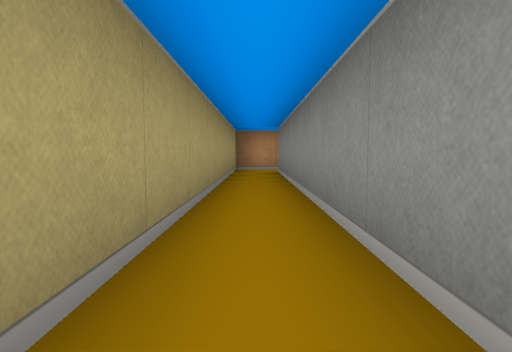
[1] (above)

18 first-person views from a walk through a cub3D maze. The camera is about half as high as the walls, tilts 4° down and sees 75° across. The floor is counted in squares. Each view is taken from the middle of a square. On the plan, view 1 faces up. The plan holds only what a view shows up to about 9 squares ahead; the rest is blank.

[2]
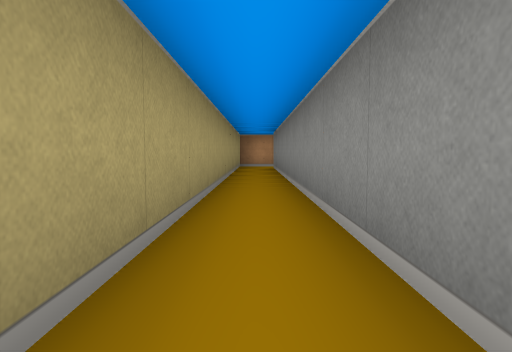

[3]
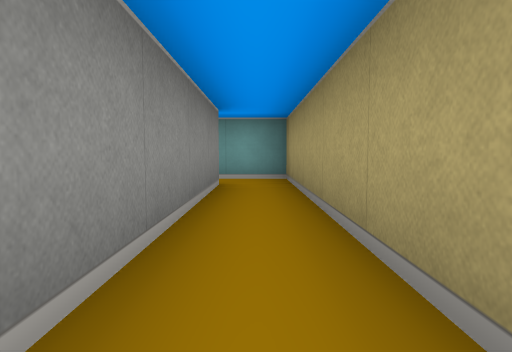

[4]
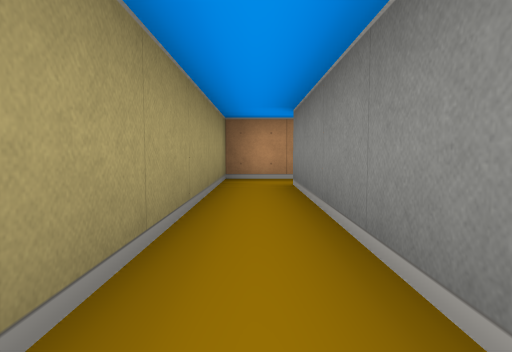

[5]
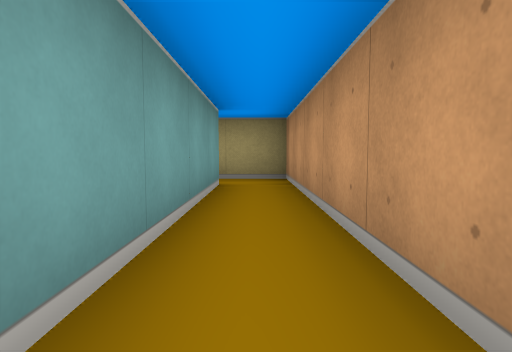

[6]
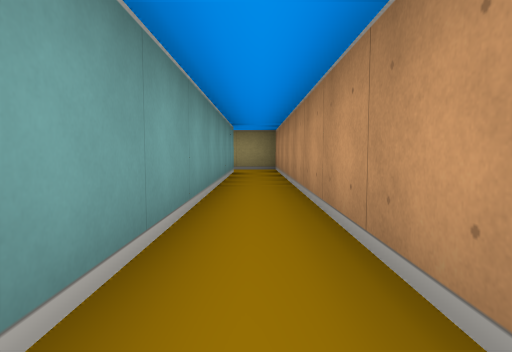

[7]
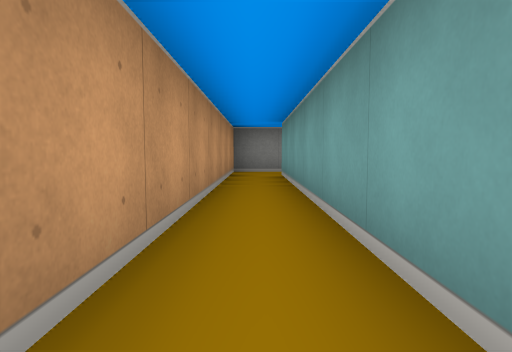

[8]
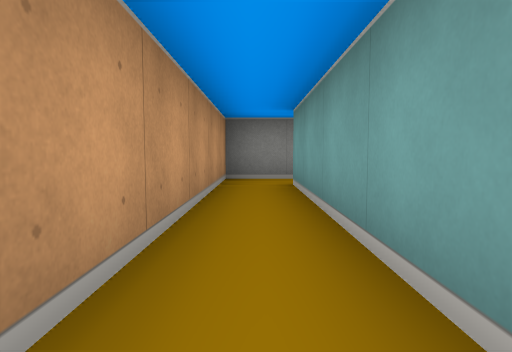

[9]
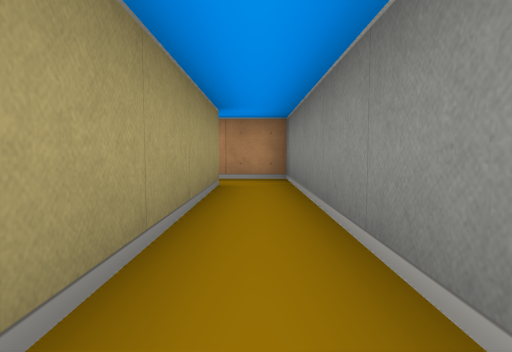

[10]
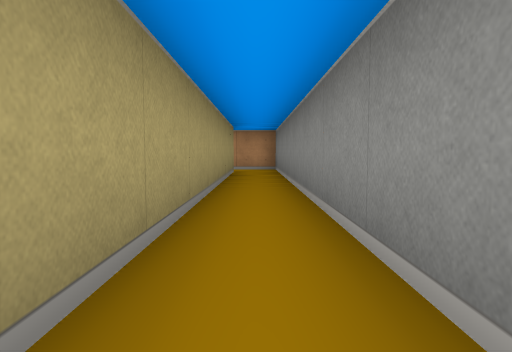

[11]
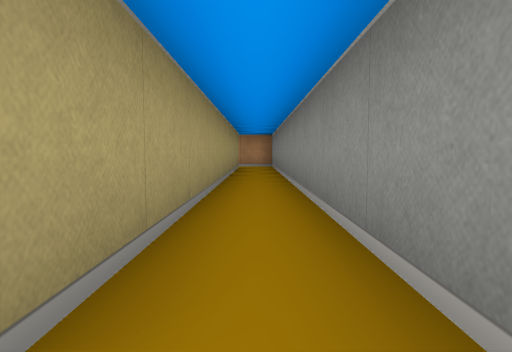

[12]
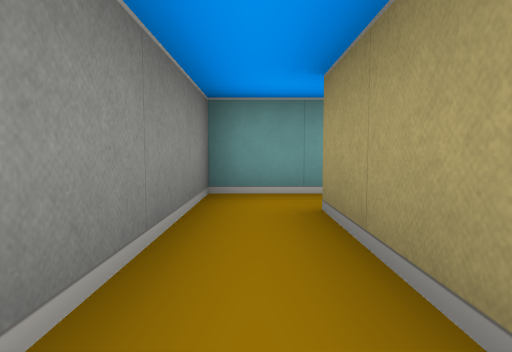

[13]
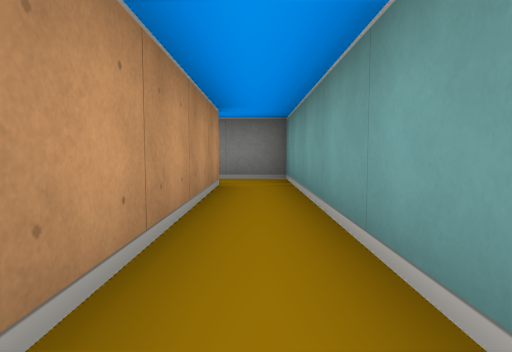

[14]
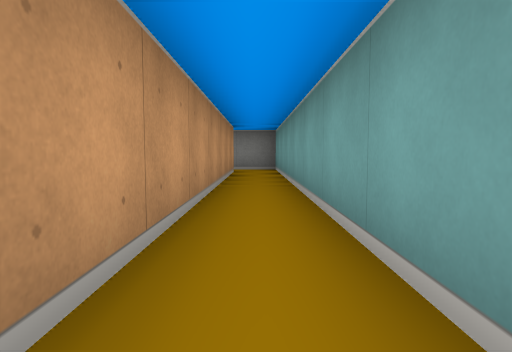

[15]
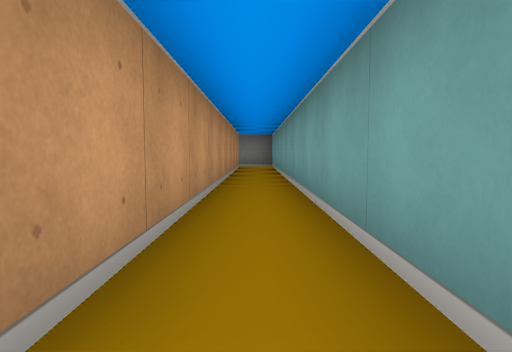

[16]
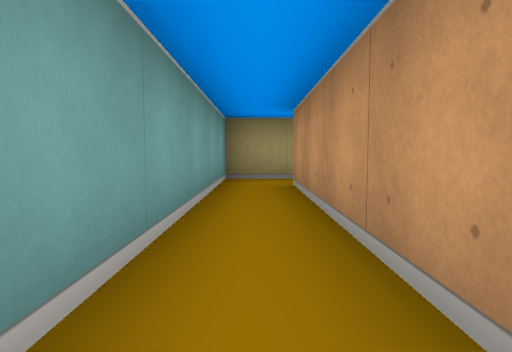

[17]
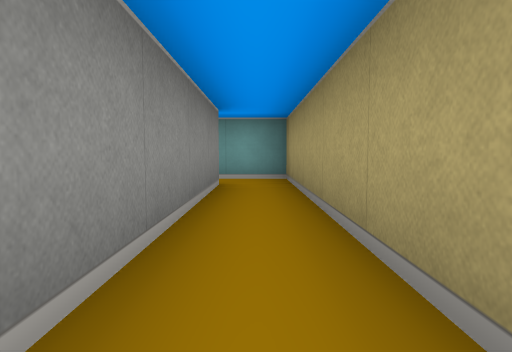

[18]
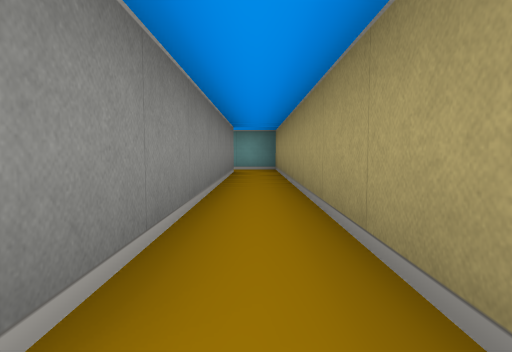

### Floor plan
Ten units are one square. View 1 is at (0, 0); x grows to the right and y downward. Boxes are objects, and circles mark ways between rooms. Rooms are numbered by the first view taken in them; rooms with no view inside come last. Other rooms are left out.
<svg viewBox="-10 -90 140 140">
<path fill="none" stroke="#000" d="M5 35 5 -75M5 -85 -5 -85 -5 45 6 45M5 -75 115 -75M125 -75 125 -85 5 -85M115 -75 115 15 25 15M25 25 125 25 125 -75M15 -54 15 25 25 25M25 15 25 -54"/>
<circle cx="0" cy="-80" r="3" fill="#2a7"/>
<circle cx="120" cy="-70" r="3" fill="#2a7"/>
<circle cx="30" cy="20" r="3" fill="#2a7"/>
<text x="0" y="-20">1</text>
<text x="60" y="-80">2</text>
<text x="120" y="0">3</text>
<text x="20" y="-20">4</text>
</svg>
Room 1 opens to room 2. Room 2 opens to room 3. Room 3 opens to room 4.

Where each view was taken, in squares from view 1:
view 1: 0 up, 0 right, facing up
view 2: 2 down, 0 right, facing up
view 3: 1 up, 0 right, facing down
view 4: 3 up, 0 right, facing up
view 5: 8 up, 5 right, facing left
view 6: 8 up, 8 right, facing left
view 7: 8 up, 5 right, facing right
view 8: 8 up, 7 right, facing right
view 9: 3 up, 12 right, facing up
view 10: 0 up, 12 right, facing up
view 11: 2 down, 12 right, facing up
view 12: 1 up, 12 right, facing down
view 13: 2 down, 7 right, facing right
view 14: 2 down, 4 right, facing right
view 15: 2 down, 2 right, facing right
view 16: 2 down, 7 right, facing left
view 17: 3 up, 2 right, facing down
view 18: 6 up, 2 right, facing down
